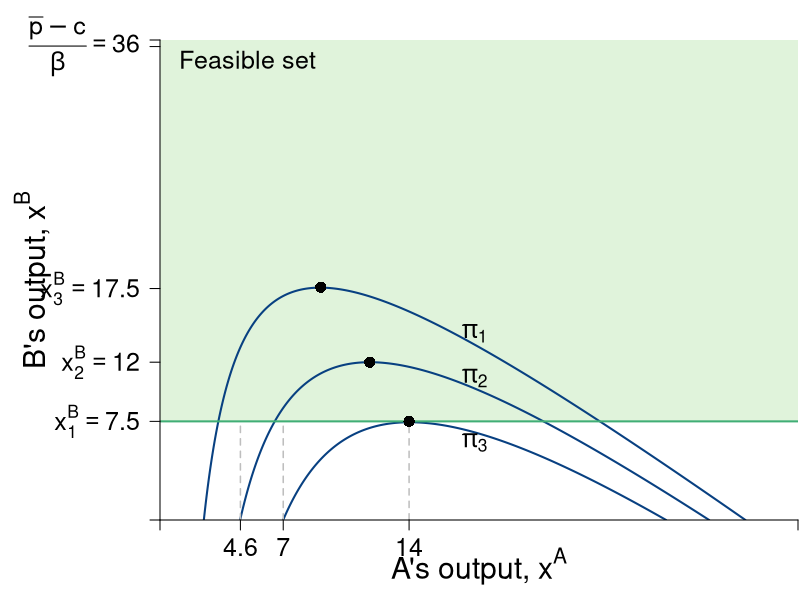

Generate this figure with R:
require(shape)
pdf(file = "competitionmarkets/cournot_brf_isoA_feasible.pdf", width = 9, height = 7)

#Set parameters for graphics
pointsize <- 1.8
axislabelsize <- 1.8
labelsize <- 1.5
namesize <- 1.8
annotatesize <- 1.5
graphlinewidth <- 2
segmentlinewidth <- 1.5


COL <- c("#7fc97f", "#beaed4", "#fdc086", "#ffff99", "#386cb0", "#f0027f", "#bf5b17", "#666666")
COLA <- c("#e0f3db", "#99d8c9","#66c2a4","#41ae76", "#238b45", "#005824")
COLB <- c("#4eb3d3", "#2b8cbe", "#0868ac","#084081")

par(mar =  c(4, 8, 2, 0.1))

piA <- function(xa, xb, s = 0.5, pmax = 20, c1 = 2) {
  (pmax - s*xb)*xa - s*(xa)^2 - c1*xa
}

piB <- function(xa, xb, s = 0.5, pmax = 20, c1 = 2) {
  (pmax - s*xa)*xb - s*(xb)^2 - c1*xb
}

brfB <- function(xa, s = 0.5, pmax = 20, c1 = 2) {
  (pmax - c1)/(2*s) - (1/2)*xa
}

brfA <- function(xa, s = 0.5, pmax = 20, c1 = 2) {
  (pmax - c1)/s - 2*xa
}

xlims <- c(0, 36.5)
ylims <- c(0, 36.5)

npts <- 501 
x <- seq(xlims[1], xlims[2], length.out = npts)
y <- seq(ylims[1], ylims[2], length.out = npts) 
a <- c(42, 72, 102)
b <- c(72, 81, 90)

plot(0, 0, xlim = xlims, ylim = ylims, type = "n",
     xlab = expression(paste("")),
     ylab = expression(paste("")), 
     xaxt = "n", 
     yaxt = "n", 
     cex.lab = axislabelsize, 
     bty = "n",
     xaxs = "i", 
     yaxs = "i")

ticksy <- c(0, 7.5, 12, 17.6, 36, ylims[2])
ylabelsnum <- c(NA, expression(paste(x[1]^B == 7.5)), expression(paste(x[2]^B == 12)), expression(paste(x[3]^B)==17.5), expression(paste(frac(bar(p) - c,beta) == 36), NA))
ticksx <- c(0, 4.6, 7.05, 14.25, xlims[2])
xlabelsnum <- c(NA, expression(paste(4.6)), expression(paste(7)), expression(paste(14)), NA)

npts <- 500 
xx1 <- seq(xlims[1], xlims[2], length.out = npts)

#Feasible set
polygon(c(0, 0, xlims[2], xlims[2]), 
        c(ylims[2], 7.5 , 7.5, ylims[2]),
        border = FALSE, col = COLA[1])

contour(x, y, 
        outer(x, y, piA),
        drawlabels = FALSE,
        col = COLB[4],
        lwd = graphlinewidth,
        levels = a, 
        xaxs = "i", 
        yaxs = "i", 
        add = TRUE) 

text(0.5*xlims[2], -3.5, expression(paste("A's output, ", x^A)), xpd = TRUE, cex = axislabelsize) 
text(-7.3, 0.5*ylims[2], expression(paste("B's output, ", x^B)), xpd = TRUE, cex = axislabelsize, srt = 90) 

# Feasible
segments(0, 7.5, xlims[2], 7.5, col = COLA[4], lwd = graphlinewidth)
text(5, 35, expression("Feasible set"), cex = annotatesize)
# polygon( feasible )

segments(7.05, 0, 7.05, 7.5, lty = 2, col = "gray" , lwd = segmentlinewidth)
points(12, 12, pch = 16, col = "black", cex = 1.5)

segments(14.25, 0, 14.25, 7.5, lty = 2, col = "gray" , lwd = segmentlinewidth)
points(14.25, 7.5, pch = 16, col = "black", cex = 1.5)

segments(4.6, 0, 4.6, 7.5, lty = 2, col = "gray" , lwd = segmentlinewidth)
points(9.2, 17.7, pch = 16, col = "black", cex = 1.5)

#labels for the isoprofits
text(18, 5.9, expression(paste(pi[3])), cex = annotatesize)
text(18, 10.8, expression(paste(pi[2])), cex = annotatesize)
text(18, 14.2, expression(paste(pi[1])), cex = annotatesize)

axis(1, at = ticksx, pos = 0, labels = xlabelsnum, cex.axis = labelsize)
axis(2, at = ticksy, pos = 0, labels = ylabelsnum, las = 1, cex.axis = labelsize)

dev.off()
